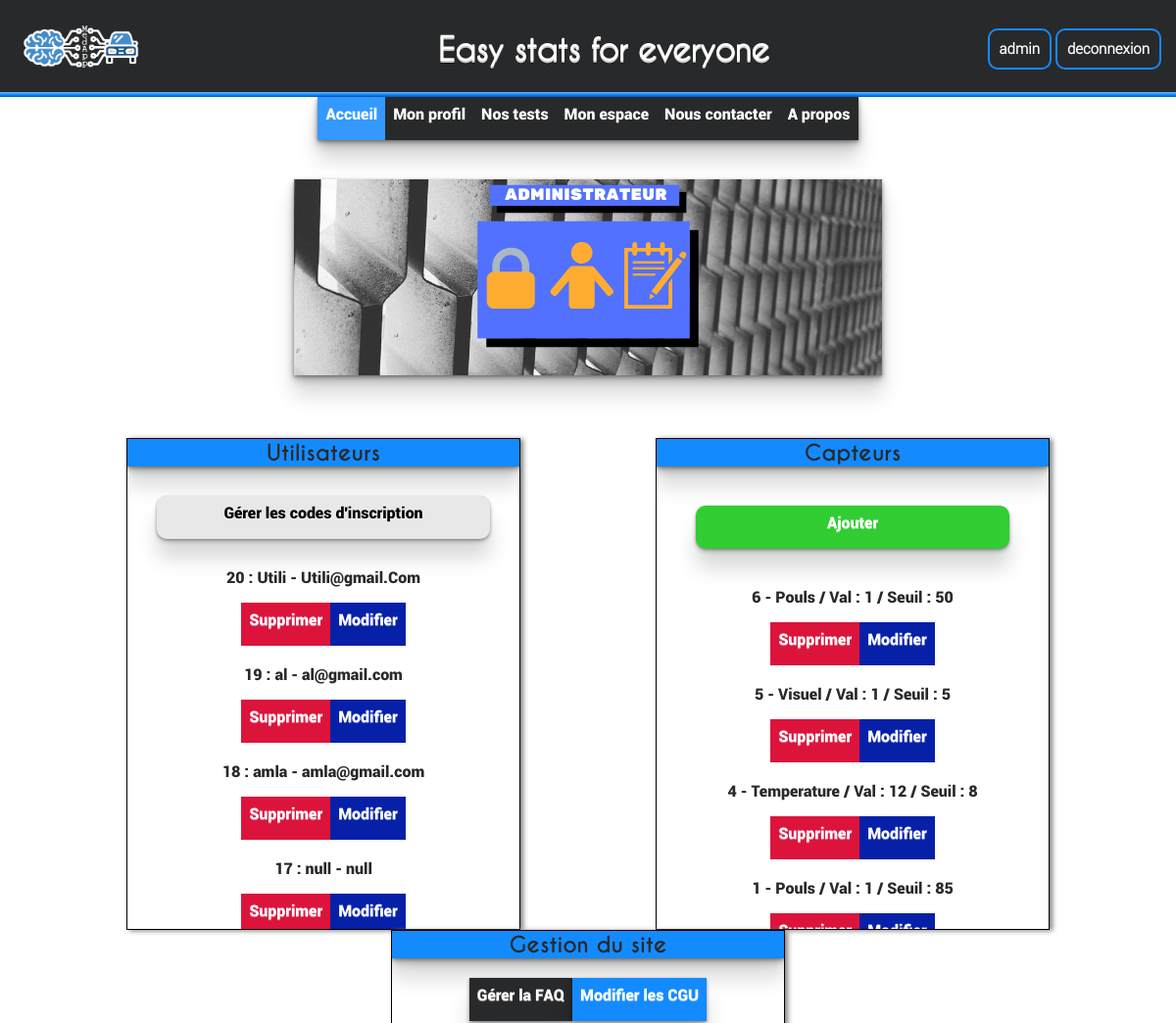
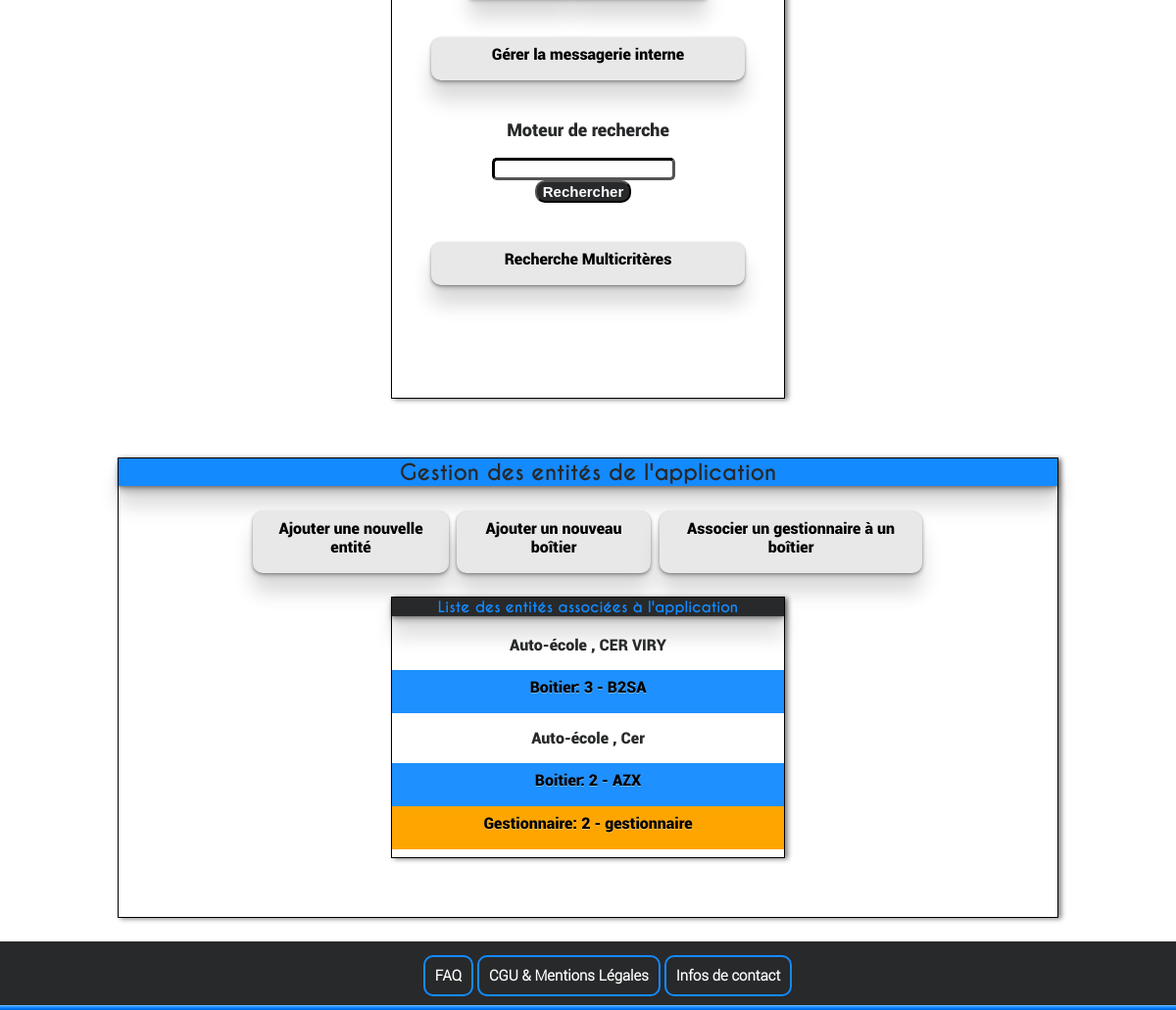
Page /page_admin.php (signed in) on the committed database (2 pictures, top to bottom).
### tables this page shows
CREATE TABLE IF NOT EXISTS `utilisateur` (
  `idUser` int(11) NOT NULL AUTO_INCREMENT,
  `Type` varchar(100) DEFAULT NULL,
  `login` varchar(100) NOT NULL,
  `Mdp` varchar(100) NOT NULL,
  `Nom` varchar(100) DEFAULT NULL,
  `Prenom` varchar(100) DEFAULT NULL,
  `Mail` varchar(100) DEFAULT NULL,
  `Sexe` varchar(100) DEFAULT NULL,
  `Taille` int(32) DEFAULT NULL,
  `Poids` int(32) DEFAULT NULL,
  `DateDeNaissance` date DEFAULT NULL,
  `Photos` varchar(200) DEFAULT NULL,
  `codeInscription` varchar(255) DEFAULT NULL,
  `idBoitier` int(11) DEFAULT NULL,
  PRIMARY KEY (`idUser`),
  KEY `idBoitier` (`idBoitier`)
);

CREATE TABLE IF NOT EXISTS `capteur` (
  `idCapteur` int(11) NOT NULL AUTO_INCREMENT,
  `Type` varchar(100) NOT NULL,
  `Valeur` double NOT NULL,
  `seuil` double NOT NULL,
  `Date` date DEFAULT NULL,
  `idBoitier` int(11) NOT NULL,
  PRIMARY KEY (`idCapteur`),
  KEY `idBoitier` (`idBoitier`)
);

CREATE TABLE IF NOT EXISTS `entit` (
  `idEntité` int(11) NOT NULL AUTO_INCREMENT,
  `Type` varchar(100) NOT NULL,
  `Nom` varchar(100) NOT NULL,
  `Adresse` varchar(100) NOT NULL,
  PRIMARY KEY (`idEntité`)
);

CREATE TABLE IF NOT EXISTS `boitier` (
  `idBoitier` int(11) NOT NULL AUTO_INCREMENT,
  `Reference` varchar(100) NOT NULL,
  `idEntité` int(11) DEFAULT NULL,
  PRIMARY KEY (`idBoitier`),
  KEY `idEntité` (`idEntité`)
);

### page_admin.php (called while the page is built, shortened)
<?php
include_once("includes/AccesBase.php");
$utilisateurs = $db->query('SELECT * FROM utilisateur ORDER BY idUser DESC');
$capteurs = $db->query('SELECT * FROM capteur ORDER BY idCapteur DESC');
$entites = $db->query('SELECT * FROM entit ORDER BY idEntité DESC');
include_once('Vues/page_admin.vue.php');
?>

### Vues/page_admin.vue.php (the view, shortened to what this page needs)
<!DOCTYPE HTML>
<html>
  <head>
	<link rel="stylesheet" type="text/css" href="design/page_admin.css">
  </head>
  <body>
    <header><?php include_once('includes/header.php'); ?></header>
    <div id = "main">
      <div align="center">
          <img class="bannière" src="ressources/page_admin.png" alt="Alt text"/>
      </div>
      <div class="options">
        <div class="catégorie">
          <p class="titre_catég"> Utilisateurs </p>
            <a class="code" href="gestionCodeInscription.php"> Gérer les codes d'inscription</a>
            <?php while($u = $utilisateurs->fetch()){ ?>
              <?php if($u['login']!=$_SESSION['login']){ ?>
                <p class="membre"><?= $u['idUser'] ?> : <?=$u['login'] ?>
                - <?= $u['Mail'] ?></p>
                <ul class="Actions">
                  <li class="Suppr"><a href="page_admin.php?delete=<?= $u['idUser']?>" onclick="return confirm('Etes-vous sûr de vouloir effectuer la suppresion ?');">Supprimer</a></li>
                  <li class="Modif"><a href="page_admin.php?modifier=<?= $u['idUser']?>">Modifier</a> </li>
                </ul>
              <?php } else{} ?>
            <?php } ?>
        </div>
        <div class="catégorie">
          <p class="titre_catég"> Capteurs </p>
            <a class="Add_cap" href="add_capteur.php">Ajouter</a>
            <?php while($c = $capteurs->fetch()){ ?>
              <p class="membre"><?= $c['idCapteur'] ?> - <?= $c['Type'] ?> / Val : <?=$c['Valeur'] ?>
              / Seuil :  <?= $c['seuil'] ?></p>
          <ul class="Actions">
            <li class="Del_cap"><a href="page_admin.php?delete_cap=<?= $c['idCapteur']?>" onclick="return confirm('Etes-vous sûr de vouloir effectuer la suppresion ?');">Supprimer</a></li>
            <li class="Modif_cap"><a href="page_capteur.php?modif_cap=<?= $c['idCapteur']?>">Modifier</a> </li>
          </ul>
        <?php } ?>
        </div>
        <div class="catégorie">
          <p class="titre_catég"> Gestion du site </p>
          <ul class="Gestion_site">
            <li><a class="gestion_FAQ" href="Edition_FAQ.php"> Gérer la FAQ </a></li>
            <li><a class="gestion_CGU" href="CGUMentionLegalesEdition.php">Modifier les CGU </a></li>
          </ul>
          <center>
            <a class="gestion_msg" href="Messagerie.php">Gérer la messagerie interne</a>
          </center>
          <center>
            <p class="titre_search"> Moteur de recherche </p>
            <section class="moteur_recherche">
              <div class="recherche">
                <form method="post" action="resultat_recherche.php">
                    <input type="text" name="keywords" class="champ_saisie"><br/>
                    <input type="submit" value="Rechercher" class="bouton_recherche">
                </form>
              </div>
            </section>
            <a class="recherche_multi" href="rechercheMulticriteres.php">Recherche Multicritères</a>
          </center>
        </div>
      </div>
      <center>
      <div class="gest_entites">
        <p class="titre_catég"> Gestion des entités de l'application </p>
        <ul class="actions_entite">
          <li><a class="act" href="new_entite.php">Ajouter une nouvelle entité</a></li>
          <li><a class="act" href="new_boitier.php">Ajouter un nouveau boîtier</a></li>
          <li><a class="act" href="gestionnaire_boit.php">Associer un gestionnaire à un boîtier</a></li>
        </ul>
        <center>
          <div class="tab_affiche">
            <p class="titre_affiche"> Liste des entités associées à l'application </p>
            <div class="affich_all">
            <?php while($e = $entites->fetch()){ ?>
              <?php $boitier = $db->query('SELECT * FROM boitier ORDER BY idBoitier DESC'); ?>
                <p class="entite"><?= $e['Type'] ?> , <?=$e['Nom'] ?></p>
                <ul class="Liés">
                    <?php while($b=$boitier->fetch()){
                      if($b['idEntité']==$e['idEntité']){
                      $gestionnaires = $db->query("SELECT * FROM utilisateur WHERE Type='Gestionnaire' ORDER BY idBoitier DESC"); ?>
                       <li class="linked_boit">Boitier: <?=$b['idBoitier']?> - <?=$b['Reference']?></li>
                        <?php while($g=$gestionnaires->fetch()){
                          if($g['idBoitier']==$b['idBoitier']){ ?>
                            <li class="linked_gest">Gestionnaire: <?=$g['idUser']?> - <?=$g['login']?></li>
                          <?php } else{}
                        } ?>
                      <?php } else{} ?>
                    <?php } ?>
                </ul>
            <?php } ?>
            </div>
          </div>
        </center>
      </div>
    </center>
    </div>
    <footer><?php include_once('includes/footer.php'); ?></footer>
  </body>
</html>

### design/footer.css (style rules this page uses)
body { min-height: 100%; }
footer { height: 100%; bottom: 0; }

### rows in the picture
utilisateur: idUser "20", login "Utili", Mail "Utili@gmail.Com"
utilisateur: idUser "19", login "al", Mail "al@gmail.com"
utilisateur: idUser "18", login "amla", Mail "amla@gmail.com"
utilisateur: idUser "17", login "null", Mail "null"
capteur: idCapteur "6", Type "Pouls", Valeur "1", seuil "50"
capteur: idCapteur "5", Type "Visuel", Valeur "1", seuil "5"
capteur: idCapteur "4", Type "Temperature", Valeur "12", seuil "8"
capteur: idCapteur "1", Type "Pouls", Valeur "1", seuil "85"
entit: Type "Auto-école", Nom "CER VIRY"
boitier: idBoitier "3", Reference "B2SA"
entit: Type "Auto-école", Nom "Cer"
boitier: idBoitier "2", Reference "AZX"
utilisateur: idUser "2", login "gestionnaire"

### other values in the picture
$_SESSION['login'] "admin"
